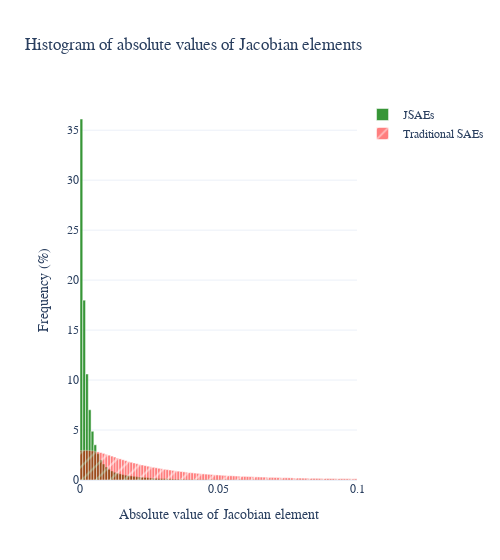

Notebook cell for this chart:
### Code cell
upper_zoom_thresh = 0.1
cropped_bin_centers = bin_centers[bin_centers < upper_zoom_thresh]
cropped_hist = hist[bin_centers < upper_zoom_thresh]
cropped_hist_no_optim = hist_no_optim[bin_centers < upper_zoom_thresh]

fig = go.Figure()
fig.add_trace(go.Bar(
    x=cropped_bin_centers.cpu().numpy(),
    y=cropped_hist.cpu().numpy() / hist.sum().item() * 100,
    marker_color='forestgreen',
    width=(bin_edges[1] - bin_edges[0]).item(),
    name='JSAEs',
    opacity=0.9,
))
fig.add_trace(go.Bar(
    x=cropped_bin_centers.cpu().numpy(),
    y=cropped_hist_no_optim.cpu().numpy() / hist_no_optim.sum().item() * 100,
    marker_color='red',
    width=(bin_edges[1] - bin_edges[0]).item(),
    name="Traditional SAEs",
    opacity=0.5,
    marker=dict(pattern_shape="/")
))
fig.update_layout(
    title='Histogram of absolute values of Jacobian elements',
    xaxis_title='Absolute value of Jacobian element',
    yaxis_title='Frequency (%)',
    template='plotly_white',
    barmode='overlay',
    font_family="Verdana, Avenir Next",
    width=500,
)
fig.show()
